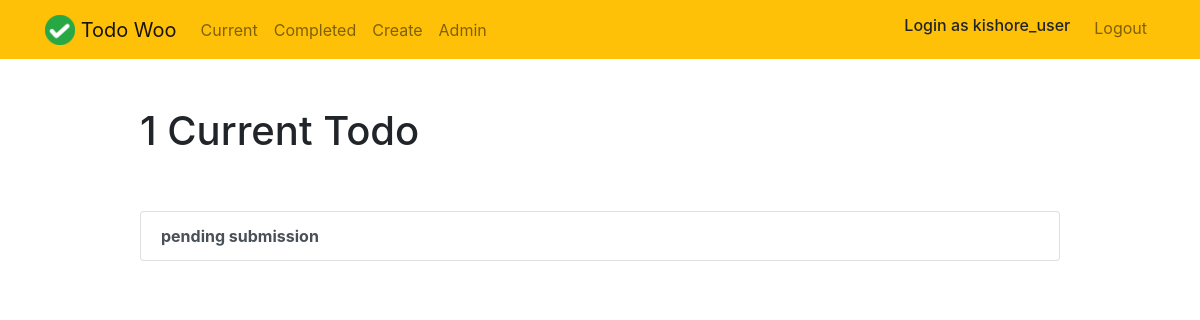
/current/ (signed in), run on an earlier commit of the app's database.
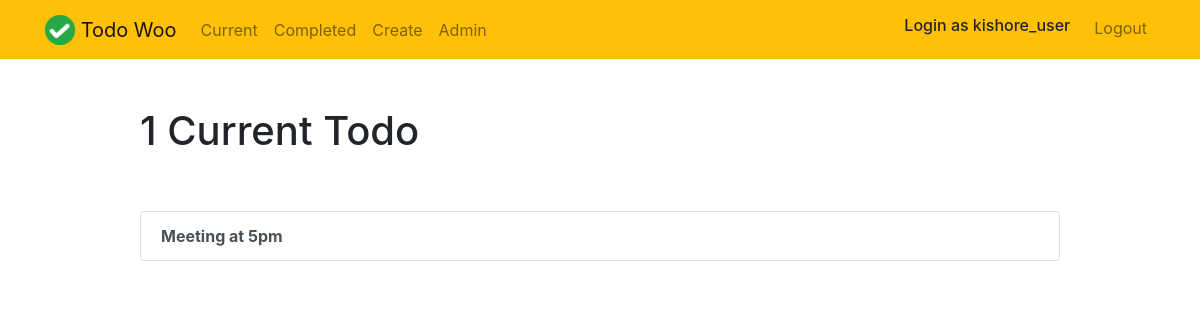
And on a later commit of the database.
### todo/models.py (models this page shows, shortened)
class Todo(models.Model): # 'Todo' is database for user task management.
    title = models.CharField(max_length=100) # Attributes name of databse and its type.
    memo = models.TextField(blank= True)
    created = models.DateTimeField(auto_now_add=True)
    important = models.BooleanField(default=False)
    datecompleted = models.DateTimeField(null=True, blank= True)
    user = models.ForeignKey(User, on_delete=models.CASCADE)

### todo/decorators.py (the view)
    def wrapper_function(request, *args, **kwargs): # 'wrapper_sunction' is current url function
        group = None
        if request.user.groups.exists(): # if user in group (we can create group and access the group in django admine site)
            group = request.user.groups.all()[0].name # Getting the groups name where it is presents and just taking first one by slicing method '[0]'
            if group == "site_users":
                return view_func(request, *args, **kwargs) # its True we allow to call url function what to be call by user.
        if request.user.is_superuser: # if user is admin
            messages.warning(request, "You cant acess this page")# its True send warning message, used <scrip> alert(messages) </script> in adminpage.html
            return redirect('admin')
        print(group)

### todo/views.py (called while the page is built)
@login_required
@useronly # Allow only users
def current(request):
    todos = Todo.objects.filter(user= request.user , datecompleted__isnull = True) # important line! to fetch the particular users data(tasks) by using filter() function. User parameter is used fetch particular datas.
    return render(request, 'todo/currentpage.html', {'todos': todos}) # Passing the fetched datas to webpage

### todo/templates/todo/currentpage.html (shortened to what this page needs)
{% extends "todo/base.html" %}
{% block content %}
    <div class="row justify-content-center mt-5">
        <div class="col-md-10">
            {% if todos %}
                 <h1>{{ todos.count }} Current Todo{{ todos.count|pluralize }}</h1>
            {% else %}
                           <h1>Current Todos</h1>
            {% endif %}
        </div>
    </div>
    <div class="row justify-content-center mt-5">
        <div class="col-md-10">
        {% if todos %}
            <div class="list-group">
                {% for todo in todos %}
                    <a href="{% url 'viewtodo' todo.id %}" class="list-group-item list-group-item-action"><b>{{ todo.title }}</b></a>
                {% endfor %}
            </div>
        {% else %}
            <div class="text-center">
                <h2>Looks like you don't have any todos! Nice work.</h2>
            <br>
            <a role="button" class="btn btn-primary" href="{% url 'createtodos' %}">New Todo</a>
            </div>
        {% endif %}
        </div>
    </div>
{% endblock %}

What changed in the data, as far as the page shows it:
no longer on this page (row edited): Todo: title "pending submission"
added Todo: title "Meeting at 5pm"
